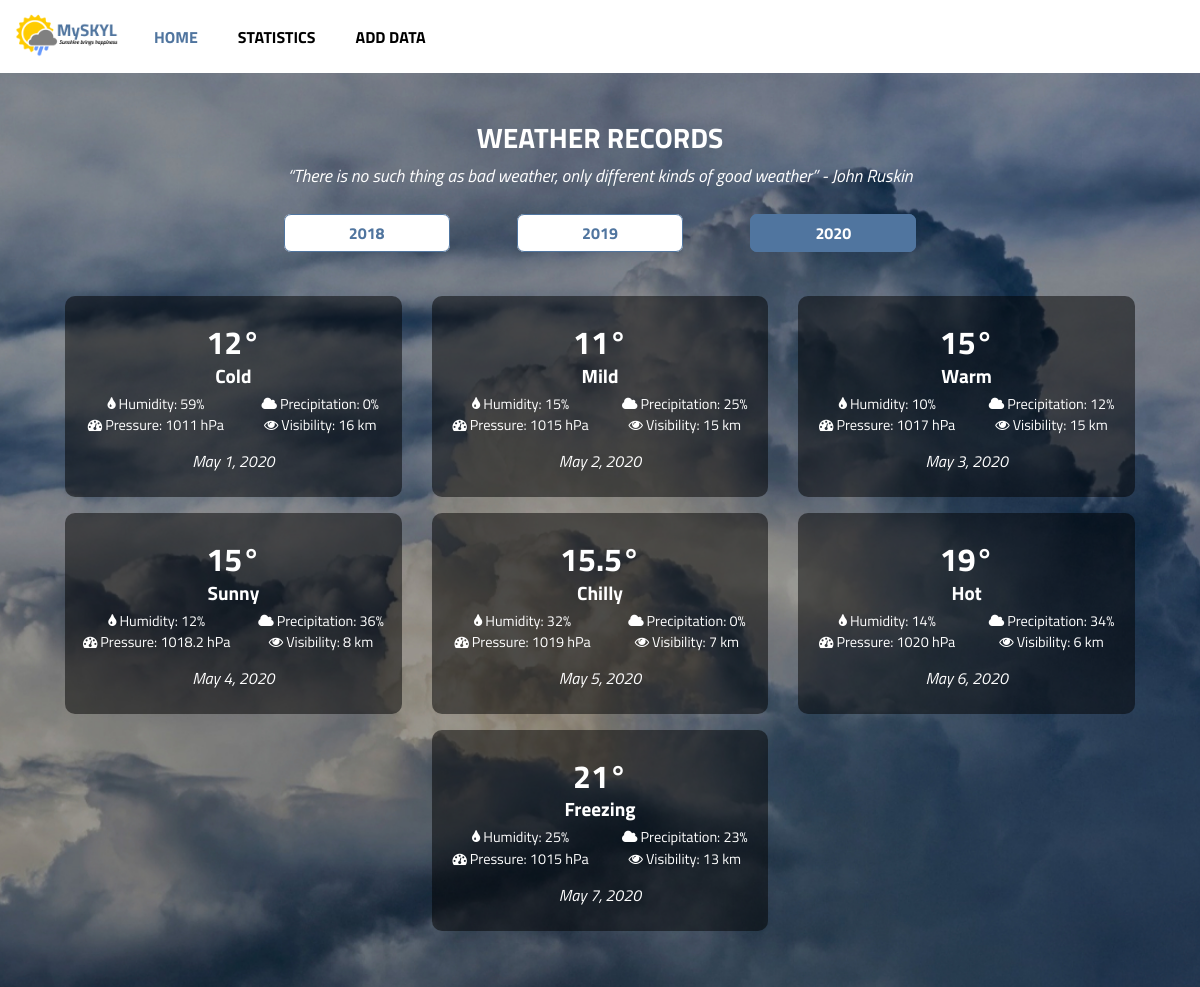
Screenshot of /index.php?year=2020 with the database file from the repository.
### tables this page shows
CREATE TABLE `quantitative_data` (
  `record_id` int(11) NOT NULL,
  `temprature_celsius` float NOT NULL,
  `humidity_percent` float NOT NULL,
  `air_pressure` float NOT NULL,
  `precipitation_percent` int(11) NOT NULL,
  `visibility` float NOT NULL,
  `cloud_cover_percent` int(11) NOT NULL,
  `record_date` date NOT NULL,
  `record_time` time NOT NULL,
  `wind_speed` int(11) NOT NULL,
  `fog_id` int(11) NOT NULL,
  `wind_id` int(11) NOT NULL,
  `visibility_id` int(11) NOT NULL,
  `humidity_id` int(11) NOT NULL,
  `weather_condition_id` int(11) NOT NULL
);

CREATE TABLE `qualitative_data_1` (
  `weather_condition_id` int(11) NOT NULL,
  `weather_condition` varchar(11) NOT NULL
);

### index.php (the view, shortened to what this page needs)
<?php
include 'db_connection.php';
$isLoading = true;
if (isset($_GET["year"])) {
    $currentYear = $_GET["year"];
    $sql = "SELECT record_id, qualitative_data_1.weather_condition, qualitative_data_2.humidity,
        qualitative_data_3.wind, qualitative_data_4.visibility, qualitative_data_5.fog,
        temprature_celsius, humidity_percent, air_pressure, precipitation_percent,
        quantitative_data.visibility AS visibility_km, cloud_cover_percent, record_date FROM
        quantitative_data INNER JOIN qualitative_data_1 ON
        quantitative_data.weather_condition_id = qualitative_data_1.weather_condition_id
        INNER JOIN qualitative_data_2 ON quantitative_data.humidity_id = qualitative_data_2.humidity_id
        INNER JOIN qualitative_data_3 ON quantitative_data.wind_id = qualitative_data_3.wind_id
        INNER JOIN qualitative_data_4 ON quantitative_data.visibility_id = qualitative_data_4.visibility_id
        INNER JOIN qualitative_data_5 ON quantitative_data.fog_id = qualitative_data_5.fog_id
        WHERE YEAR(record_date) = ?";
    $stmt = $conn->prepare($sql);
    if ($stmt) {
        $stmt->bind_param("i", $currentYear);
        $stmt->execute();
    }
    $result = $stmt->get_result();
    $isLoading = false;
}
?>
<!DOCTYPE html>
<html lang="en">
<head>
    <link rel="stylesheet" href="https://maxcdn.bootstrapcdn.com/bootstrap/4.0.0/css/bootstrap.min.css">
    <link rel="stylesheet" href="https://cdnjs.cloudflare.com/ajax/libs/font-awesome/4.7.0/css/font-awesome.min.css">
    <link rel="stylesheet" href="https://cdnjs.cloudflare.com/ajax/libs/weather-icons/2.0.10/css/weather-icons.min.css">
    <link rel="stylesheet" href="https://cdnjs.cloudflare.com/ajax/libs/animate.css/4.1.1/animate.min.css">
    <link rel="stylesheet" href="css/main.css">
    <link rel="stylesheet" href="css/index.css">
</head>
<body>
    <header>
        <nav class="navbar navbar-expand-md navbar-light">
            <a class="navbar-brand" href="index.php?year=2018"><img src="assets/logo.png" alt="logo" class="logo"></a>
            <div class="collapse navbar-collapse" id="navbarSupportedContent">
                <ul class="navbar-nav mr-auto">
                    <li class="nav-item active">
                        <a class="nav-link" href="index.php?year=2018">HOME</a>
                    </li>
                    <li class="nav-item">
                        <a class="nav-link" href="statistics.php?year=2018">STATISTICS</a>
                    </li>
                    <li class="nav-item">
                        <a class="nav-link" href="add_data.php">ADD DATA</a>
                    </li>
                </ul>
            </div>
        </nav>
    </header>
    <main class="container-fluid">
        <?php
if (!$isLoading) {
    echo
        '<section class="row justify-content-center' . (!$isLoading ? ' animate__animated animate__bounceInDown' : '') . '">
            <div class="header col-md-12 col-11">
                <h3>WEATHER RECORDS</h3>
                <p>“There is no such thing as bad weather, only different kinds of good weather” - John Ruskin
                </p>
            </div>
        </section>
        <section class="row justify-content-center mb-4">
            <div class="col-lg-7 col-md-9">
                <div class="row">
                    <div class="col-sm-4 btn-col">
                        <a class="category-btn ' . ($_GET["year"] == 2018 ? "active" : "") . '"
                href="index.php?year=2018">2018</a>
            </div>
            <div class="col-sm-4 btn-col">
                <a class="category-btn ' . ($_GET["year"] == 2019 ? "active" : "") . '"
                    href="index.php?year=2019">2019</a>
            </div>
            <div class="col-sm-4 btn-col">
                <a class="category-btn ' . ($_GET["year"] == 2020 ? "active" : "") . '"
                    href="index.php?year=2020">2020</a>
            </div>
        </section>
        <section class="row justify-content-center">
            <div class="col-11">
                <div class="row justify-content-center align-items-center">';
    while ($row = $result->fetch_assoc()) {
        switch ($row["weather_condition"]) {
            case "cold":
                $weather_icon = "wi-snowflake-cold";
                break;
            case "mild":
                $weather_icon = "wi-day-cloudy";
                break;
            case "warm":
                $weather_icon = "wi-hot";
                break;
            case "sunny":
                $weather_icon = "wi-day-sunny";
                break;
            case "chilly":
                $weather_icon = "wi-day-sunny-overcast";
                break;
            default:
                $weather_icon = "wi-day-cloudy";
        }
        echo '<div class="col-lg-4 col-md-6" onclick="goToDetails(' . $row["record_id"] . ')">
                <div class="weather-card animate__animated animate__fadeInLeft animate__faster">
                    <i class="wi ' . $weather_icon . ' weather-icon" aria-hidden="true"></i>
                    <h2 class="degree">' . $row["temprature_celsius"] . '°</h2>
                    <span class="condition">' . ucfirst($row["weather_condition"]) . '</span>
                    <div class="details">
                        <div class="part-1">
                            <span><i class="fa fa-tint" aria-hidden="true"></i>Humidity: ' . $row["humidity_percent"] . '%</span>
                            <span><i class="fa fa-tachometer" aria-hidden="true"></i>Pressure: ' . $row["air_pressure"] . ' hPa</span>
                        </div>
                        <div class="part-2">
                            <span><i class="fa fa-cloud" aria-hidden="true"></i>Precipitation: ' . $row["precipitation_percent"] . '%</span>
                            <span><i class="fa fa-eye" aria-hidden="true"></i>Visibility: ' . $row["visibility_km"] . ' km</span>
                        </div>
                    </div>
                    <span class="date">' . date_format(date_create($row["record_date"]), "F j, Y") . ' </span>
                </div>
            </div>';
    }
    echo '</div></div></section>';
} else {
    echo '<section class="loader-wrapper">
        <div class="loader"></div>
    </section>';
}
?>
    </main>
</body>
</html>

### css/main.css (style rules this page uses)
:root { --primary: #50759F; }
body { font-family: 'Titillium Web', sans-serif; min-width: 320px; overflow-x: hidden !important; }
main { min-height: 100vh; padding: 3rem 0; background-color: rgba(0, 0, 0, 0.5); background-position: center; background-repeat: no-repeat; background-size: cover; color: white; text-align: center; }
.nav-item { font-weight: bold; margin: 0 0.75rem; }
.nav-link { color: black !important; }
.nav-item.active .nav-link { color: var(--primary) !important; }
.logo { width: 110px; }
.fa { margin-right: 3px; }
.header { margin-bottom: 1rem; }
h3, h1, h4 { font-weight: bold; }
.header>p { font-style: italic; font-size: 1.1rem; }
.btn-col { margin-bottom: 1.2rem; }
.category-btn { font-weight: bold; padding: 0.4rem 4rem; color: var(--primary); background-color: white; text-decoration: none !important; border: 1px solid var(--primary); border-radius: 7px; }
.category-btn.active { background-color: var(--primary); color: white; }
nav { padding: 0.25rem 0.5rem !important; }

### css/index.css (style rules this page uses)
main { background-image: url('../assets/index.jpg'); }
.weather-card { background: rgba(0, 0, 0, 0.5); border-radius: 10px; padding: 1.5rem 0.25rem; margin: 0.5rem auto; cursor: pointer; }
.degree, .condition { font-weight: bold; }
.degree { margin-top: 0.2rem; margin-bottom: 0; }
.condition { font-size: 1.2rem; display: block; }
.details { display: flex; justify-content: space-around; margin-top: 0.2rem; margin-bottom: 0.75rem; }
.part-1>span, .part-2>span { display: block; font-size: 0.9rem; }
.date { font-style: italic; }

### rows the page displays
quantitative_data: temprature_celsius "12", weather_condition.weather_condition "Cold", humidity_percent "59", air_pressure "1011", precipitation_percent "0", visibility "16", record_date "May 1, 2020"
quantitative_data: temprature_celsius "11", weather_condition.weather_condition "Mild", humidity_percent "15", air_pressure "1015", precipitation_percent "25", visibility "15", record_date "May 2, 2020"
quantitative_data: temprature_celsius "15", weather_condition.weather_condition "Warm", humidity_percent "10", air_pressure "1017", precipitation_percent "12", visibility "15", record_date "May 3, 2020"
quantitative_data: temprature_celsius "15", weather_condition.weather_condition "Sunny", humidity_percent "12", air_pressure "1018.2", precipitation_percent "36", visibility "8", record_date "May 4, 2020"
quantitative_data: temprature_celsius "15.5", weather_condition.weather_condition "Chilly", humidity_percent "32", air_pressure "1019", precipitation_percent "0", visibility "7", record_date "May 5, 2020"
quantitative_data: temprature_celsius "19", weather_condition.weather_condition "Hot", humidity_percent "14", air_pressure "1020", precipitation_percent "34", visibility "6", record_date "May 6, 2020"
quantitative_data: temprature_celsius "21", weather_condition.weather_condition "Freezing", humidity_percent "25", air_pressure "1015", precipitation_percent "23", visibility "13", record_date "May 7, 2020"
